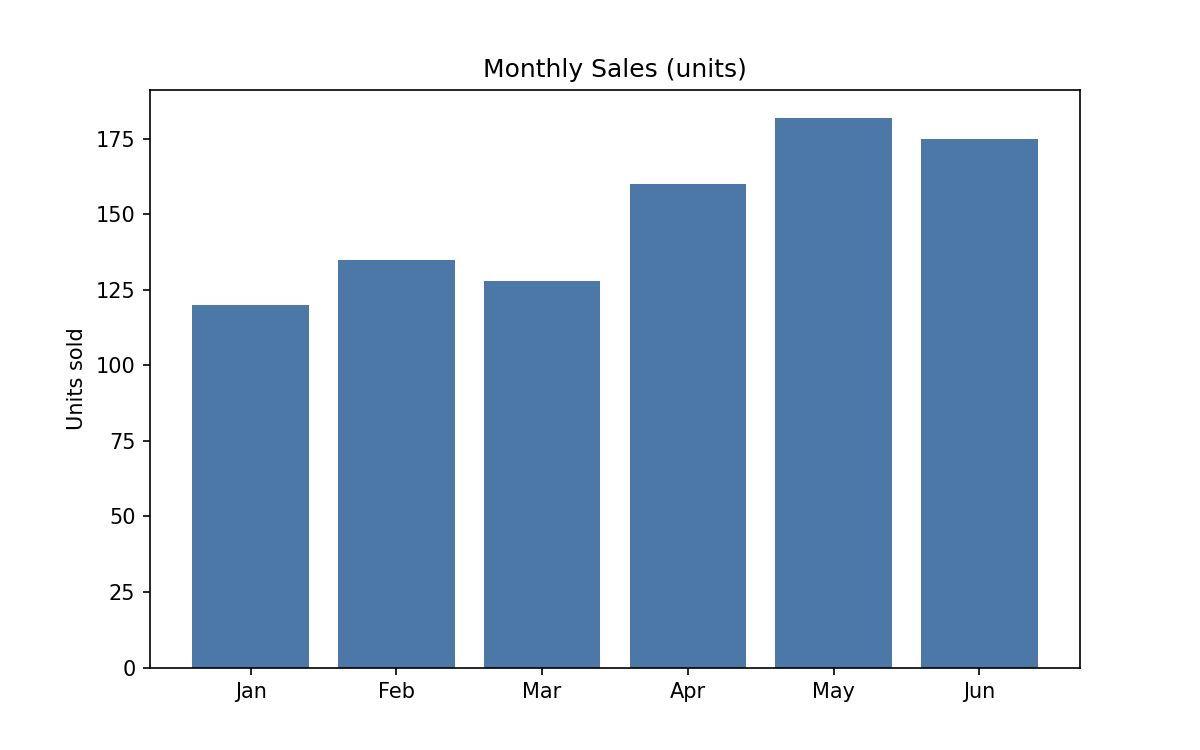

This chart was generated by the following Python code:
import matplotlib
matplotlib.use("Agg")          # render to a file, no window needed
import matplotlib.pyplot as plt

months = ["Jan", "Feb", "Mar", "Apr", "May", "Jun"]
sales = [120, 135, 128, 160, 182, 175]

fig, ax = plt.subplots(figsize=(8, 5), dpi=150)
ax.bar(months, sales, color="#4c78a8")
ax.set_title("Monthly Sales (units)")
ax.set_ylabel("Units sold")
fig.savefig("chart.png")
print("saved chart.png (1200x750 pixels)")
